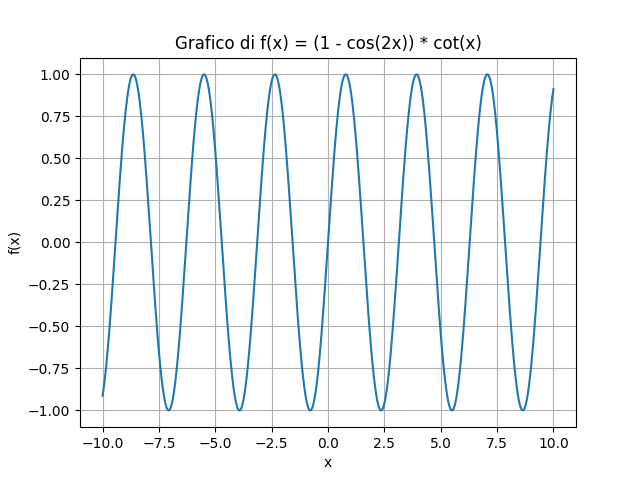

Reproduce this figure in Python.
import numpy as np
import matplotlib.pyplot as plt
from sympy import symbols, cos, cot, lambdify

# Definizione della variabile simbolica
x = symbols('x')

# Definizione della funzione
f = (1 - cos(2*x)) * cot(x)

# Creazione di una funzione numpy per il grafico
f_np = lambdify(x, f, 'numpy')

# Generazione dei valori x
x_vals = np.linspace(-10, 10, 1000)

# Calcolo dei valori y corrispondenti
y_vals = f_np(x_vals)

# Creazione del grafico
plt.plot(x_vals, y_vals)
plt.xlabel('x')
plt.ylabel('f(x)')
plt.title('Grafico di f(x) = (1 - cos(2x)) * cot(x)')
plt.grid(True)
plt.show()
